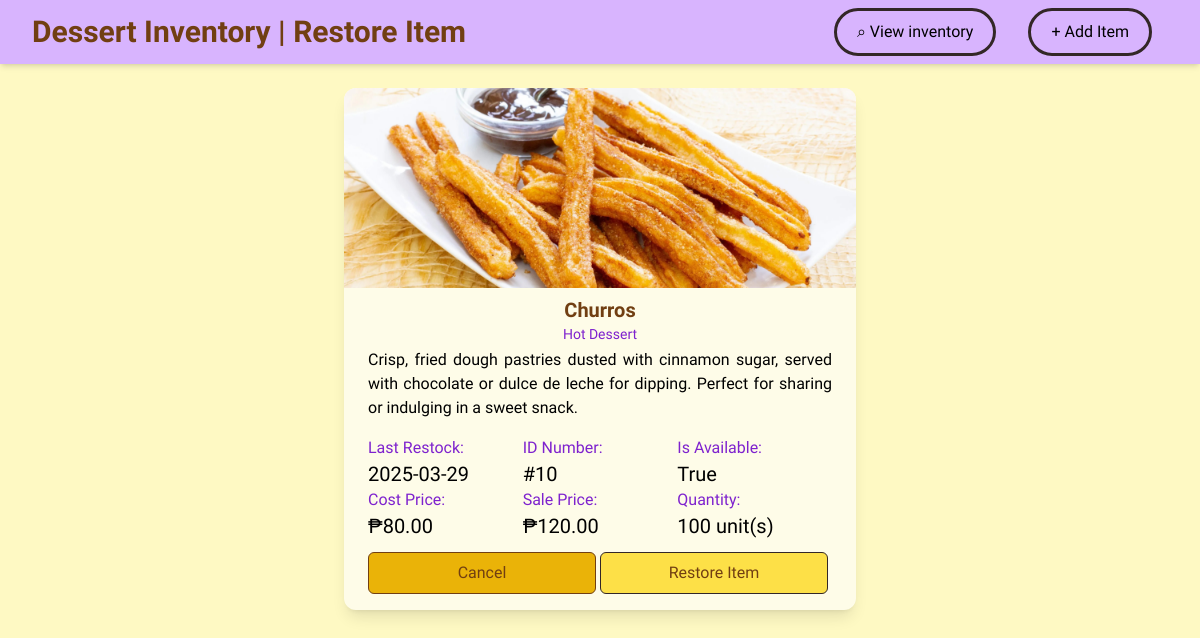
The page /restore-item-form.php?id=10 on the database as committed earlier.
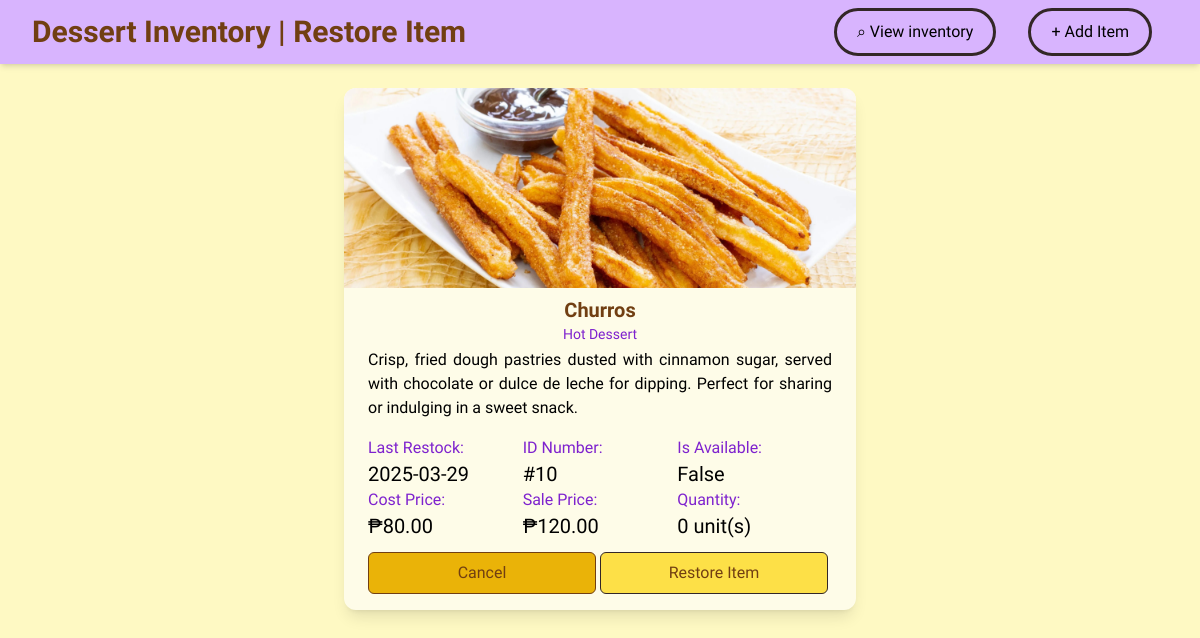
The same page on the database as committed later.
### tables this page shows
CREATE TABLE IF NOT EXISTS `crem_de_la_crem` (
    id INT PRIMARY KEY AUTO_INCREMENT,
    name VARCHAR(100) NOT NULL,
    category VARCHAR(100),
    description TEXT,
    image_path VARCHAR(255),
    last_restocked DATE NOT NULL,
    is_available TINYINT(1) NOT NULL DEFAULT 1,
    sell_price FLOAT NOT NULL,
    cost_price FLOAT NOT NULL,
    quantity INT NOT NULL,
    active TINYINT(1) NOT NULL DEFAULT 1
);

### db.php (called while the page is built, shortened)
<?php
$table = "crem_de_la_crem";
?>

### restore-item-form.php (the view, shortened to what this page needs)
<?php
require 'db.php';
$id = $_GET['id'];
$sql = "SELECT * FROM $table WHERE id = $id";
$result = $conn->query($sql);
if($result && $result->num_rows > 0){
    $item = $result->fetch_assoc();
    $id = $item['id'];
    $name = $item['name'];
    $category = $item['category'];
    $description = $item['description'];
    $imagePath = ltrim($item['image_path'], '/');
    $lastRestocked = $item['last_restocked'];
    $isAvailable = ($item['quantity'] > 0) ? 1 : 0;
    $sellPrice = number_format(floatval($item['sell_price']), 2);
    $costPrice = number_format(floatval($item['cost_price']), 2);
    $quantity = $item['quantity'];
}
?>
<!DOCTYPE html>
<html lang="en">
<head>
    <link rel="stylesheet" href="dist/styles.css">
    <link rel="stylesheet" href="dist/hoverStyle.css">
    <script src="https://cdn.tailwindcss.com"></script>
</head>
<body class="font-['Maven_Pro'] bg-yellow-100">
    <nav class="bg-purple-300 p-2 shadow-md flex items-center justify-between px-8 mt">
        <div id="nav-header">
            <h1 class="text-3xl font-bold text-yellow-900">Dessert Inventory | Restore Item</h1>
        </div>
        <div id="nav-buttons" class="flex space-x-4 mr-4">
            <a href='index.php#inventory-table-div'><button id="button-view-inv">⌕ View inventory</button></a>
            <a href='index.php#add-item-form-div'><button id="button-add-item">+ Add Item</button></a>
        </div>
    </nav>
    <div id="item-info-div" class="max-w-lg rounded-xl bg-yellow-50 shadow-lg overflow-hidden mx-auto mt-6 mb-6">
        <img src="<?php echo $imagePath ?>" alt="selected item image" class="w-full max-h-50 object-cover">
        <div class="item-info px-6">
            <h1 class="text-xl font-semibold text-center mt-2 text-yellow-900"><?php echo $name; ?></h1>
            <h2 class="text-sm text-center text-purple-700 mb-1"><?php echo str_replace("_", " ", $category); ?></h2>
            <p class="text-md text-justify mb-4"><?php echo $description; ?></p>
            <div id="middle-info" class="flex flex-row">
                <div id="last-restocked-info" class="w-1/3">
                    <p class="text-md text-purple-700">Last Restock:</p>
                    <h2 class="text-xl"><?php echo $lastRestocked; ?></h2>
                </div>
                <div id="id-info" class="w-1/3">
                    <p class="text-md text-purple-700">ID Number:</p>
                    <h2 class="text-xl">#<?php echo $id; ?></h2>
                </div>
                <div id="is-available-info" class="w-1/3">
                    <p class="text-md text-purple-700">Is Available:</p>
                    <h2 class="text-xl"><?php echo ($isAvailable === 1 ? "True" : "False"); ?></h2>
                </div>
            </div>
            <div id="bottom-info" class="flex flex-row items-center justify-evenly">
                <div id="cost-price-info" class="w-1/3">
                    <p class="text-md text-purple-700">Cost Price:</p>
                    <h2 class="text-xl">₱<?php echo $costPrice; ?></h2>
                </div>
                <div id="sale-price-info" class="w-1/3">
                    <p class="text-md text-purple-700">Sale Price:</p>
                    <h2 class="text-xl">₱<?php echo $sellPrice; ?></h2>
                </div>
                <div id="quantity-info" class="w-1/3">
                    <p class="text-md text-purple-700">Quantity:</p>
                    <h2 class="text-xl"><?php echo $quantity; ?> unit(s)</h2>
                </div>
            </div>
        </div>
        <div id="item-buttons" class="max-w-full justify-between mt-1 mb-4 px-6">
            <a href="index.php"><button id="button-cancel-delete" class="w-57 cursor-pointer font-medium mt-2 px-6 py-2 bg-yellow-500 text-yellow-900 rounded-md focus:outline-none focus:ring-2 focus:ring-blue-500 focus:ring-opacity-50">Cancel</button></a>
            <a href="restore-item.php?id=<?php echo $_GET['id']; ?>"><button class="love w-57 cursor-pointer font-medium mt-2 px-6 py-2 bg-yellow-300 text-yellow-900 rounded-md focus:outline-none focus:ring-2 focus:ring-blue-500 focus:ring-opacity-50">Restore Item</button></a>
        </div>
    </div>
</body>
</html>

Rows that differ between the two databases and show on the page:
changed crem_de_la_crem "Churros": quantity "100" → "0"
Other text that changed with them:
text no longer shown: "True"
text now shown: "False"
